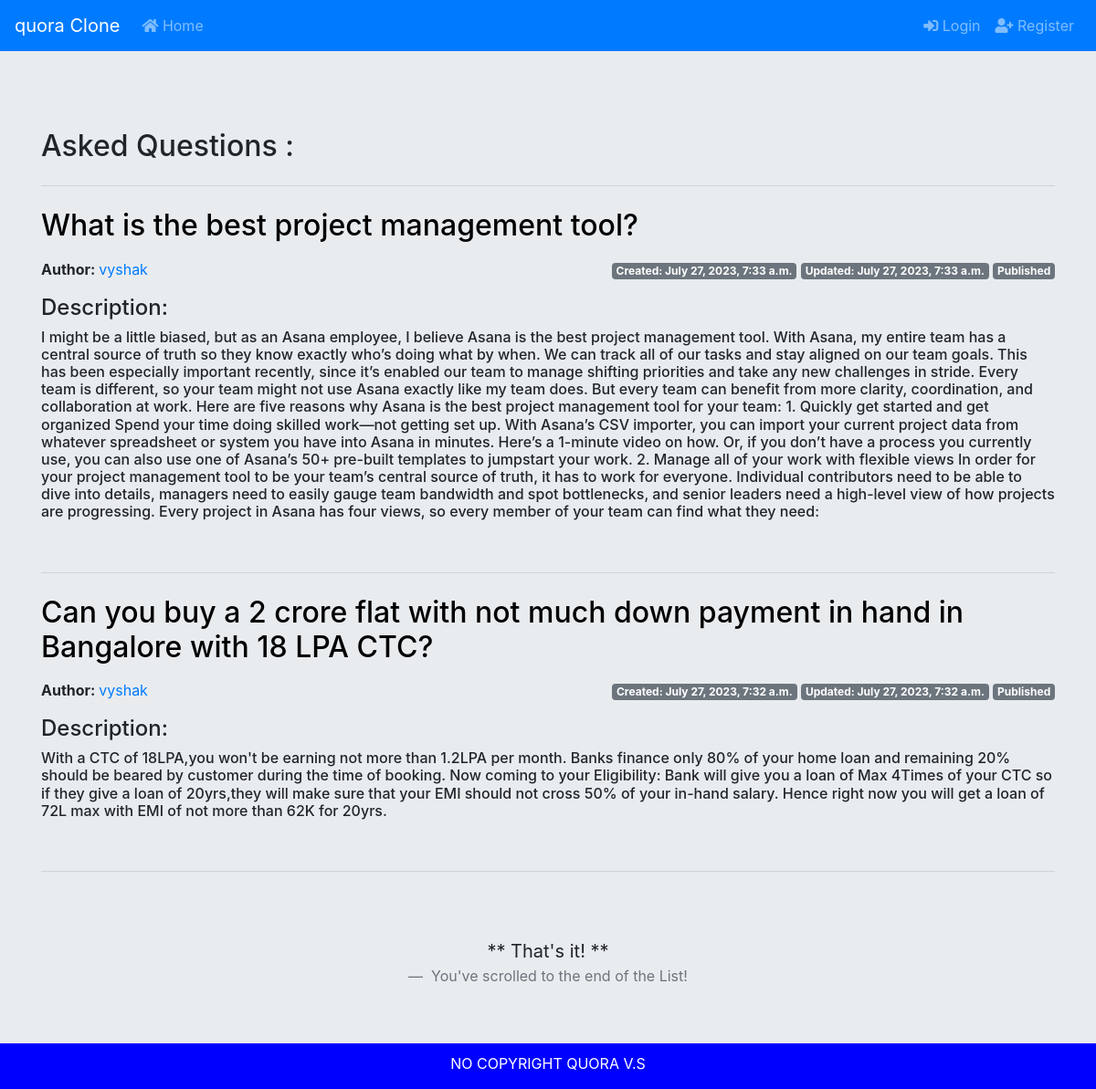
The page / on the database its author committed.
### test1/models.py (models this page shows, shortened)
class Question(models.Model):
    STATUS_CHOICES = (
        ('draft' , 'Draft'),
        ('published' , 'Published')
    )
    title = models.CharField(max_length=100)
    slug = models.SlugField(max_length=120)
    author = models.ForeignKey(User , related_name='blog_posts' , on_delete=models.CASCADE)
    body = models.TextField()
    likes = models.ManyToManyField(User , related_name='post_likes',blank=True)
    created = models.DateTimeField(auto_now_add=True)
    updated = models.DateTimeField(auto_now=True)
    status = models.CharField(max_length=10 , choices=STATUS_CHOICES,default='draft')
    restrict_comments = models.BooleanField(default=False)
    favourite_ques = models.ManyToManyField(User,related_name='favourite_ques',blank=True)

### test1/views.py (the view)
# urls.py: path('',views.ques_list),
def ques_list(request):
    ques = Question.objects.all().order_by('-id')
    context = {
        'ques' : ques
    }
    return render(request , 'ques_list.html' , context = context)

### templates/ques_list.html (shortened to what this page needs)
{% extends 'base.html' %}
{% block content %}
<div>
		<h2 class="display-6">Asked Questions :</h2>
		<hr class="my-4">
		{% for q in ques %}
			<div>
				<h2><p><a style="color: black;" href="{% url 'test1:ques_detail' q.id %}">{{q.title}}</a></p></h2>
				<p><strong>Author: </strong><a href="{% url 'test1:profilepage' q.author %}">{{q.author}}</a>
					<span class="float-right">
						<span class="badge badge-secondary">Created: {{q.created}}</span>
						<span class="badge badge-secondary">Updated: {{q.updated}}</span>
						<span style="text-transform: capitalize;" class="badge badge-secondary">{{q.status}}</span></p>
				<h4>Description:</h4><h6>{{q.body}}</h6>
			</div>
			<br>
			<hr class="my-4">
		{% endfor %}
	</div>
	<br>
	<br>
	<blockquote class="blockquote text-center">
		<p class="mb-0">** That's it! **</p>
		<footer class="blockquote-footer"> You've scrolled to the end of the List!</footer>
	</blockquote>
{% endblock %}

### rows shown on the page
Question: title "What is the best project management tool?", author "vyshak", created "July 27, 2023, 7:33 a.m.", updated "July 27, 2023, 7:33 a.m.", status "Published", body "I might be a little biased, but as an Asana employee, I believe Asana is the best project management tool. With Asana, my entire team has a central source of truth so they know exactly who’s doing what by when. We can track all of our tasks and stay aligned on our team goals. This has been especially important recently, since it’s enabled our team to manage shifting priorities and take any new challenges in stride. Every team is different, so your team might not use Asana exactly like my team does. But every team can benefit from more clarity, coordination, and collaboration at work. Here are five reasons why Asana is the best project management tool for your team: 1. Quickly get started…"
Question: title "Can you buy a 2 crore flat with not much down payment in hand in Bangalore with 18 LPA CTC?", author "vyshak", created "July 27, 2023, 7:32 a.m.", updated "July 27, 2023, 7:32 a.m.", status "Published", body "With a CTC of 18LPA,you won't be earning not more than 1.2LPA per month. Banks finance only 80% of your home loan and remaining 20% should be beared by customer during the time of booking. Now coming to your Eligibility: Bank will give you a loan of Max 4Times of your CTC so if they give a loan of 20yrs,they will make sure that your EMI should not cross 50% of your in-hand salary. Hence right now you will get a loan of 72L max with EMI of not more than 62K for 20yrs."
